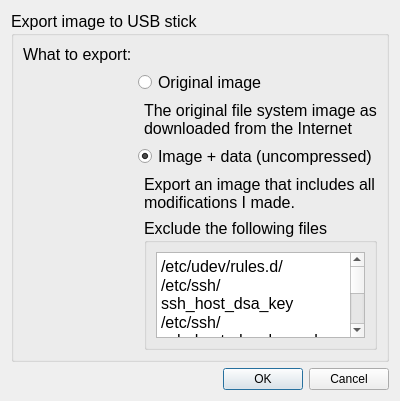
<?xml version="1.0" encoding="UTF-8"?>
<ui version="4.0">
 <class>ExportDialog</class>
 <widget class="QDialog" name="ExportDialog">
  <property name="geometry">
   <rect>
    <x>0</x>
    <y>0</y>
    <width>400</width>
    <height>401</height>
   </rect>
  </property>
  <property name="windowTitle">
   <string>Export</string>
  </property>
  <layout class="QVBoxLayout" name="verticalLayout">
   <item>
    <widget class="QGroupBox" name="groupBox">
     <property name="font">
      <font>
       <pointsize>12</pointsize>
      </font>
     </property>
     <property name="title">
      <string>Export image to USB stick</string>
     </property>
     <layout class="QGridLayout" name="gridLayout">
      <item row="0" column="0">
       <widget class="QLabel" name="label_2">
        <property name="text">
         <string>What to export:</string>
        </property>
       </widget>
      </item>
      <item row="1" column="1" colspan="2">
       <widget class="QRadioButton" name="origRadio">
        <property name="text">
         <string>Original image</string>
        </property>
        <property name="checked">
         <bool>false</bool>
        </property>
       </widget>
      </item>
      <item row="2" column="2">
       <widget class="QLabel" name="label_3">
        <property name="text">
         <string>The original file system image as downloaded from the Internet</string>
        </property>
        <property name="wordWrap">
         <bool>true</bool>
        </property>
       </widget>
      </item>
      <item row="3" column="1" colspan="2">
       <widget class="QRadioButton" name="dataRadio">
        <property name="text">
         <string>Image + data (uncompressed)</string>
        </property>
        <property name="checked">
         <bool>true</bool>
        </property>
       </widget>
      </item>
      <item row="4" column="2">
       <widget class="QLabel" name="label_4">
        <property name="text">
         <string>Export an image that includes all modifications I made.</string>
        </property>
        <property name="wordWrap">
         <bool>true</bool>
        </property>
       </widget>
      </item>
      <item row="5" column="2">
       <widget class="QGroupBox" name="excludeGroupbox">
        <property name="sizePolicy">
         <sizepolicy hsizetype="Preferred" vsizetype="Expanding">
          <horstretch>0</horstretch>
          <verstretch>0</verstretch>
         </sizepolicy>
        </property>
        <property name="minimumSize">
         <size>
          <width>0</width>
          <height>50</height>
         </size>
        </property>
        <property name="title">
         <string>Exclude the following files</string>
        </property>
        <layout class="QHBoxLayout" name="horizontalLayout">
         <item>
          <widget class="QPlainTextEdit" name="excludeEdit">
           <property name="plainText">
            <string>/etc/udev/rules.d/
/etc/ssh/ssh_host_dsa_key
/etc/ssh/ssh_host_dsa_key.pub
/etc/ssh/ssh_host_rsa_key
/etc/ssh/ssh_host_rsa_key.pub
/etc/ssh/ssh_host_ecdsa_key.pub
/etc/ssh/ssh_host_ecdsa_key
</string>
           </property>
          </widget>
         </item>
        </layout>
       </widget>
      </item>
     </layout>
    </widget>
   </item>
   <item>
    <widget class="QDialogButtonBox" name="buttonBox">
     <property name="orientation">
      <enum>Qt::Horizontal</enum>
     </property>
     <property name="standardButtons">
      <set>QDialogButtonBox::Cancel|QDialogButtonBox::Ok</set>
     </property>
    </widget>
   </item>
  </layout>
 </widget>
 <resources/>
 <connections>
  <connection>
   <sender>buttonBox</sender>
   <signal>accepted()</signal>
   <receiver>ExportDialog</receiver>
   <slot>accept()</slot>
   <hints>
    <hint type="sourcelabel">
     <x>248</x>
     <y>254</y>
    </hint>
    <hint type="destinationlabel">
     <x>157</x>
     <y>274</y>
    </hint>
   </hints>
  </connection>
  <connection>
   <sender>buttonBox</sender>
   <signal>rejected()</signal>
   <receiver>ExportDialog</receiver>
   <slot>reject()</slot>
   <hints>
    <hint type="sourcelabel">
     <x>316</x>
     <y>260</y>
    </hint>
    <hint type="destinationlabel">
     <x>286</x>
     <y>274</y>
    </hint>
   </hints>
  </connection>
 </connections>
</ui>
